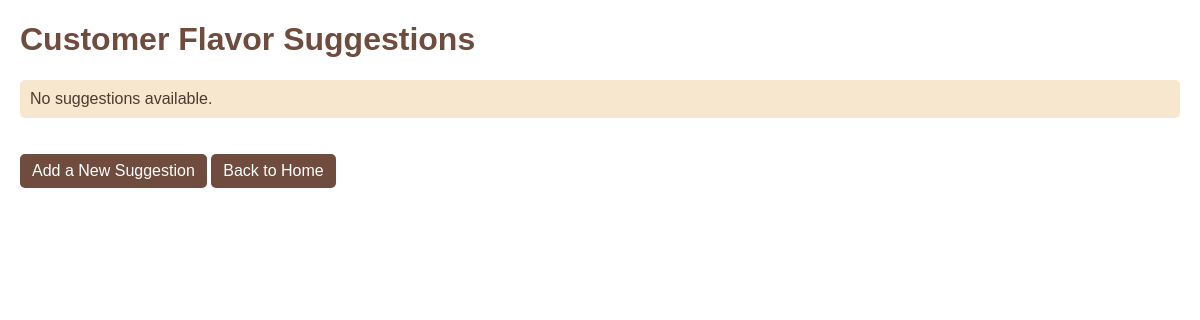
The app's page /suggestions, older data.
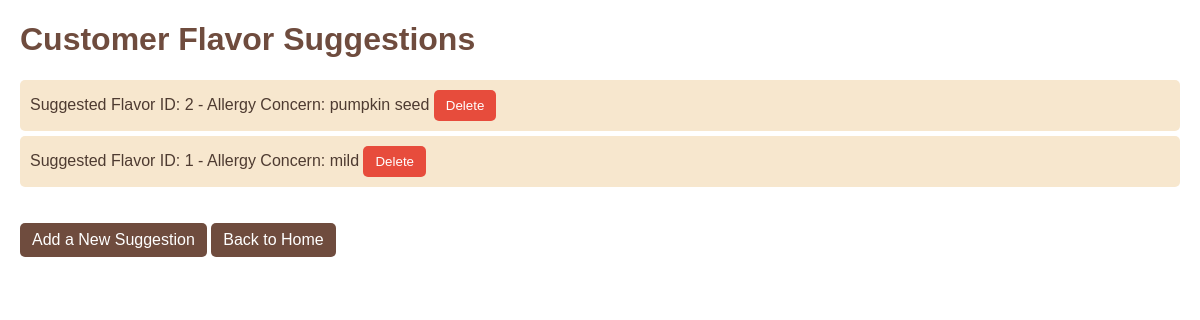
The same page, newer data.
### tables this page shows
CREATE TABLE customer_suggestions (
        id INTEGER PRIMARY KEY AUTOINCREMENT,
        flavor_id INTEGER NOT NULL,
        allergy_concern TEXT,
        FOREIGN KEY (flavor_id) REFERENCES seasonal_flavors(id)
    );

### app.py (the view)
@app.route('/suggestions', methods=['GET'])
def get_suggestions():
    try:
        suggestions = models.get_all_suggestions()  # Fetch suggestions from your database
        return render_template('suggestions.html', suggestions=suggestions), 200
    except Exception as e:
        return jsonify({"error": str(e)}), 500

### models.py (called while the page is built)
def get_db_connection():
    conn = sqlite3.connect('chocolate_house.db')
    conn.row_factory = sqlite3.Row
    return conn

def get_all_suggestions():
    with get_db_connection() as conn:
        cursor = conn.cursor()
        cursor.execute("SELECT * FROM customer_suggestions")
        return [dict(suggestion) for suggestion in cursor.fetchall()]

### templates/suggestions.html (shortened to what this page needs)
<!DOCTYPE html>
<html lang="en">
<head>
</head>
<body>
    <h1>Customer Flavor Suggestions</h1>
    <ul>
        {% for suggestion in suggestions %}
            <li>
                Suggested Flavor ID: {{ suggestion['flavor_id'] }} - Allergy Concern: {{ suggestion['allergy_concern'] }}
                <form action="/delete_suggestion/{{ suggestion['id'] }}" method="POST" style="display: inline;">
                    <button type="submit">Delete</button>
                </form>
            </li>
        {% else %}
            <li>No suggestions available.</li>
        {% endfor %}
    </ul>
    <a href="/add_suggestion">Add a New Suggestion</a>
    <a href="/">Back to Home</a>
</body>
</html>

Row changes from the older to the newer data that the page shows:
added customer_suggestions: flavor_id "2", allergy_concern "pumpkin seed"
added customer_suggestions: flavor_id "1", allergy_concern "mild"
Text that changed along with them:
text no longer shown: "No suggestions available."
